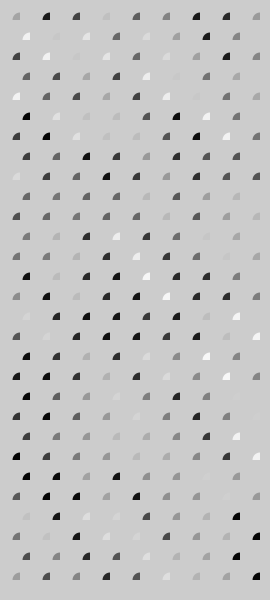
Frame 1 (no input)
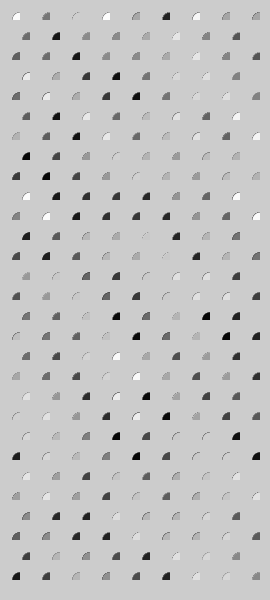
Frame 60 (the mouse pressed at the canvas centre just before this capture)
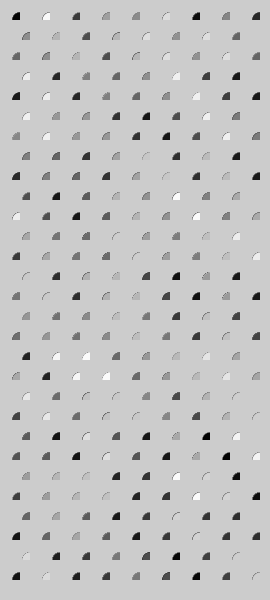
Frame 120 (the mouse held since frame 60 and released just before this capture)

The Processing sketch that drew these frames (run headless with seeded random() and noise(); from frame 60 on, the mouse is pressed at the canvas centre):

// Processing sketch: processing_172005
// ── processing_172005.pde

void setup() {
  size(270, 600);
  noStroke();
  smooth();
  frameRate(10);
}

void draw() {
  for (int x=0; x<width; x+=30) {
    for (int y=0; y<height; y+=40) {
      leaf(x, y, 15);
    }
  }
}

void leaf(int x, int y, int r) {
  fill(random(255));
//  strokeWeight(5);
  arc(x, y, r, r, PI, TWO_PI - HALF_PI);
  arc(x, y, r+20, r-20, PI, TWO_PI - HALF_PI);
  arc(x+20, y+20, r, r, PI, TWO_PI - HALF_PI);
  line(x, y, x, y-r);
  line(x, y, x-r, y);
}
